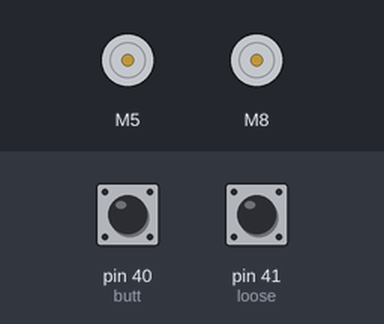
Bench run of a sketch on a simulated Arduino Mega 2560, built with avr-gcc and run on an emulated ATmega2560. On the bench: 2 × DC motor (green arrow = forward, orange = backward, longer = faster). The inputs (shaded band) are chosen by the test bench; at power-on: pin 40 (butt) HIGH, pin 41 (loose) HIGH.

Above: at 1.2 s.
1.3 s: pin 40 (butt) pulled LOW for 0.15 s
At 1.37 s:
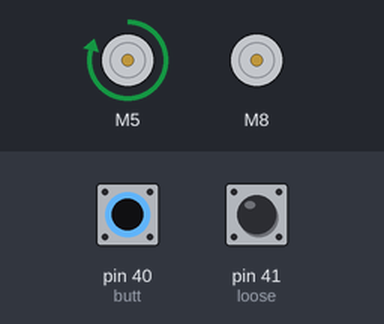
2.9 s: pin 41 (loose) pulled LOW for 0.15 s
At 2.97 s:
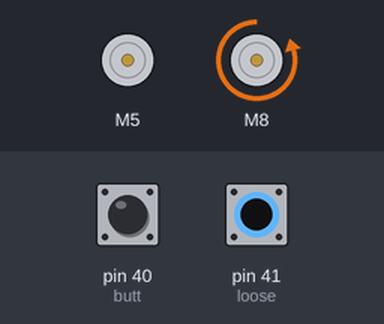
4.5 s: pin 41 (loose) pulled LOW for 3.2 s
At 8.3 s:
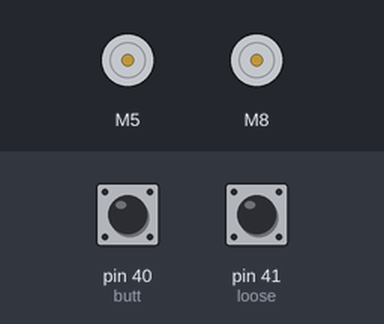
9.2 s: pin 40 (butt) pulled LOW for 3.2 s
At 10.6 s:
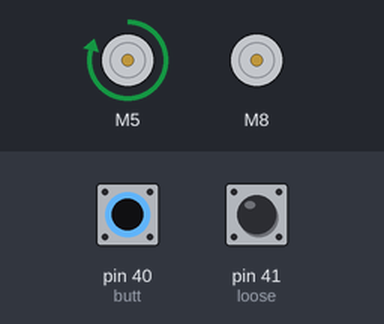
Timing chart, 0 to 13.9 s (numbered marks = the images above; inputs shaded):
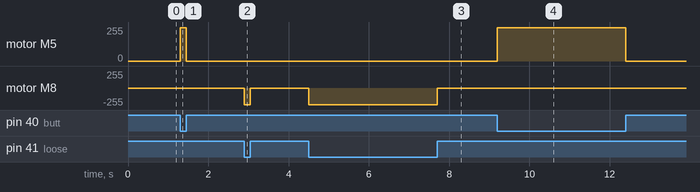

Measured:
- after the input at 1.3 s, motor M5: stopped → forward 250/255 at once, → stopped 0.15 s later
- after the input at 2.9 s, motor M8: stopped → backward 250/255 at once, → stopped 0.15 s later
- after the input at 4.5 s, motor M8: stopped → backward 250/255 at once, → stopped 3.2 s later
- after the input at 9.2 s, motor M5: stopped → forward 250/255 at once, → stopped 3.2 s later

The sketch:

Load.ino
```cpp
#include <L298NX2.h>
const unsigned int IN1 = 5;
const unsigned int IN2 = 6;
const unsigned int EN1 = 4;
const unsigned int IN3 = 8;
const unsigned int IN4 = 9;
const unsigned int EN2 = 7;
L298NX2 lMotor(EN1,IN1,IN2,EN2,IN3,IN4);

const unsigned int IN5 = 11;
const unsigned int IN6 = 12;
const unsigned int EN3 = 10;
const unsigned int IN7 = 28;
const unsigned int IN8 = 29;
const unsigned int EN4 = 24;
L298NX2 rMotor(EN3,IN5,IN6,EN4,IN7,IN8);
#define loose 41
#define butt 40


void setup() {
  // put your setup code here, to run once:
  lMotor.setSpeed(250);
  rMotor.setSpeed(250);
    pinMode(butt, INPUT_PULLUP);
   pinMode(loose, INPUT_PULLUP);
}

void loop() {
  // put your main code here, to run repeatedly:
  while(!digitalRead(butt)){
    lMotor.forwardA();
  }
  while(!digitalRead(loose)){
    lMotor.backwardB();
  }
  lMotor.stop();


  }
```
